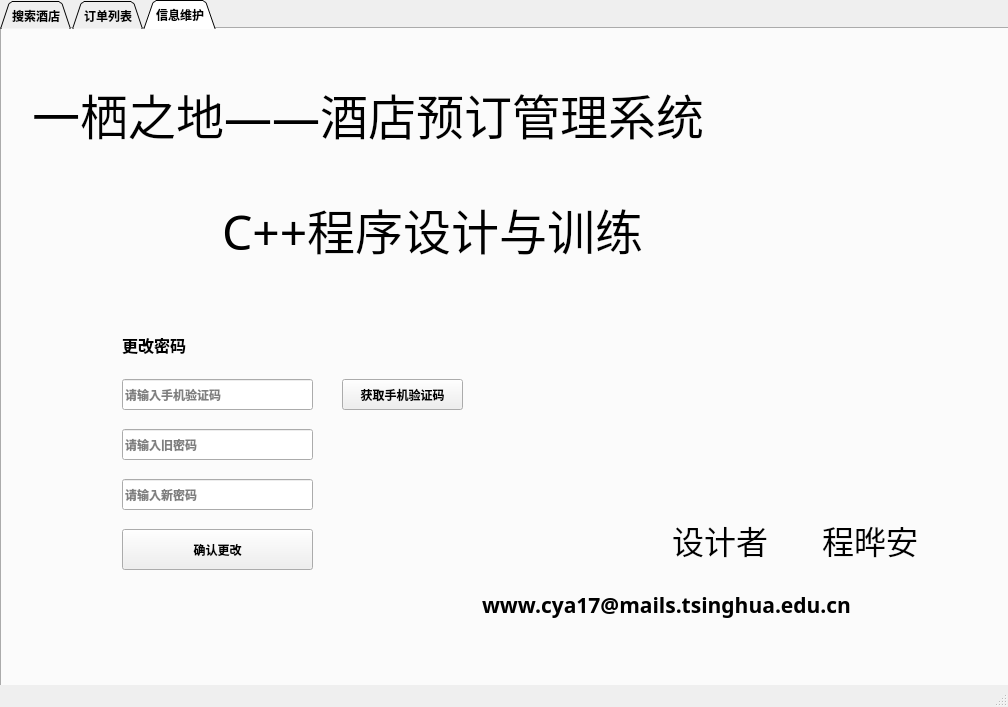
<?xml version="1.0" encoding="UTF-8"?>
<ui version="4.0">
 <class>MainWindow</class>
 <widget class="QMainWindow" name="MainWindow">
  <property name="geometry">
   <rect>
    <x>0</x>
    <y>0</y>
    <width>1008</width>
    <height>707</height>
   </rect>
  </property>
  <property name="windowTitle">
   <string>MainWindow</string>
  </property>
  <widget class="QWidget" name="centralWidget">
   <widget class="QTabWidget" name="tabWidget">
    <property name="geometry">
     <rect>
      <x>0</x>
      <y>0</y>
      <width>1011</width>
      <height>711</height>
     </rect>
    </property>
    <property name="font">
     <font>
      <family>微软雅黑</family>
      <weight>75</weight>
      <bold>true</bold>
     </font>
    </property>
    <property name="tabShape">
     <enum>QTabWidget::Triangular</enum>
    </property>
    <property name="currentIndex">
     <number>2</number>
    </property>
    <property name="iconSize">
     <size>
      <width>30</width>
      <height>30</height>
     </size>
    </property>
    <property name="elideMode">
     <enum>Qt::ElideMiddle</enum>
    </property>
    <property name="documentMode">
     <bool>false</bool>
    </property>
    <property name="tabsClosable">
     <bool>false</bool>
    </property>
    <property name="movable">
     <bool>false</bool>
    </property>
    <property name="tabBarAutoHide">
     <bool>false</bool>
    </property>
    <widget class="QWidget" name="tab">
     <attribute name="title">
      <string>搜索酒店</string>
     </attribute>
     <widget class="QTableWidget" name="table">
      <property name="geometry">
       <rect>
        <x>0</x>
        <y>300</y>
        <width>741</width>
        <height>331</height>
       </rect>
      </property>
      <property name="rowCount">
       <number>0</number>
      </property>
     </widget>
     <widget class="QPushButton" name="btnSearch">
      <property name="geometry">
       <rect>
        <x>770</x>
        <y>300</y>
        <width>221</width>
        <height>91</height>
       </rect>
      </property>
      <property name="font">
       <font>
        <family>微软雅黑</family>
        <pointsize>28</pointsize>
       </font>
      </property>
      <property name="text">
       <string>查询</string>
      </property>
     </widget>
     <widget class="QLineEdit" name="lineSearchCity">
      <property name="geometry">
       <rect>
        <x>20</x>
        <y>100</y>
        <width>181</width>
        <height>41</height>
       </rect>
      </property>
      <property name="placeholderText">
       <string>搜索城市</string>
      </property>
     </widget>
     <widget class="QLabel" name="label">
      <property name="geometry">
       <rect>
        <x>10</x>
        <y>30</y>
        <width>411</width>
        <height>41</height>
       </rect>
      </property>
      <property name="font">
       <font>
        <family>微软雅黑</family>
        <pointsize>24</pointsize>
       </font>
      </property>
      <property name="text">
       <string>搜索您中意的一栖之地</string>
      </property>
      <property name="textFormat">
       <enum>Qt::AutoText</enum>
      </property>
     </widget>
     <widget class="QRadioButton" name="rbtnDefault">
      <property name="geometry">
       <rect>
        <x>230</x>
        <y>110</y>
        <width>161</width>
        <height>31</height>
       </rect>
      </property>
      <property name="font">
       <font>
        <family>微软雅黑</family>
        <pointsize>12</pointsize>
       </font>
      </property>
      <property name="text">
       <string>默认排序</string>
      </property>
      <property name="checked">
       <bool>true</bool>
      </property>
     </widget>
     <widget class="QRadioButton" name="rbtnComment">
      <property name="geometry">
       <rect>
        <x>230</x>
        <y>220</y>
        <width>171</width>
        <height>41</height>
       </rect>
      </property>
      <property name="font">
       <font>
        <family>微软雅黑</family>
        <pointsize>12</pointsize>
       </font>
      </property>
      <property name="text">
       <string>按评价好坏排序</string>
      </property>
     </widget>
     <widget class="QRadioButton" name="rbtnPrice">
      <property name="geometry">
       <rect>
        <x>230</x>
        <y>170</y>
        <width>171</width>
        <height>31</height>
       </rect>
      </property>
      <property name="font">
       <font>
        <family>微软雅黑</family>
        <pointsize>12</pointsize>
       </font>
      </property>
      <property name="text">
       <string>按价格高低排序</string>
      </property>
     </widget>
     <widget class="QPushButton" name="btnExit">
      <property name="geometry">
       <rect>
        <x>770</x>
        <y>500</y>
        <width>221</width>
        <height>91</height>
       </rect>
      </property>
      <property name="font">
       <font>
        <family>微软雅黑</family>
        <pointsize>16</pointsize>
        <weight>75</weight>
        <bold>true</bold>
       </font>
      </property>
      <property name="text">
       <string>保存并退出登录</string>
      </property>
     </widget>
     <widget class="QCalendarWidget" name="calendarWidget">
      <property name="geometry">
       <rect>
        <x>430</x>
        <y>50</y>
        <width>311</width>
        <height>231</height>
       </rect>
      </property>
     </widget>
     <widget class="QLineEdit" name="lineDays">
      <property name="geometry">
       <rect>
        <x>780</x>
        <y>180</y>
        <width>181</width>
        <height>41</height>
       </rect>
      </property>
     </widget>
     <widget class="QLabel" name="label_2">
      <property name="geometry">
       <rect>
        <x>770</x>
        <y>100</y>
        <width>201</width>
        <height>41</height>
       </rect>
      </property>
      <property name="font">
       <font>
        <family>微软雅黑</family>
        <pointsize>16</pointsize>
       </font>
      </property>
      <property name="text">
       <string>请输入入住天数</string>
      </property>
     </widget>
     <widget class="QLabel" name="label_3">
      <property name="geometry">
       <rect>
        <x>500</x>
        <y>10</y>
        <width>131</width>
        <height>31</height>
       </rect>
      </property>
      <property name="font">
       <font>
        <family>微软雅黑</family>
        <pointsize>11</pointsize>
       </font>
      </property>
      <property name="text">
       <string>请选择入住日期</string>
      </property>
     </widget>
     <widget class="QPushButton" name="btnDetail">
      <property name="geometry">
       <rect>
        <x>770</x>
        <y>400</y>
        <width>221</width>
        <height>91</height>
       </rect>
      </property>
      <property name="font">
       <font>
        <family>微软雅黑</family>
        <pointsize>20</pointsize>
        <weight>75</weight>
        <bold>true</bold>
       </font>
      </property>
      <property name="text">
       <string>查看详细信息</string>
      </property>
     </widget>
     <widget class="QLineEdit" name="lineSearchDis">
      <property name="geometry">
       <rect>
        <x>20</x>
        <y>160</y>
        <width>181</width>
        <height>41</height>
       </rect>
      </property>
      <property name="placeholderText">
       <string>搜索地区（可不填）</string>
      </property>
     </widget>
     <widget class="QComboBox" name="comboBox">
      <property name="geometry">
       <rect>
        <x>20</x>
        <y>220</y>
        <width>181</width>
        <height>31</height>
       </rect>
      </property>
      <item>
       <property name="text">
        <string>所有房型</string>
       </property>
      </item>
      <item>
       <property name="text">
        <string>钟点房</string>
       </property>
      </item>
      <item>
       <property name="text">
        <string>双人房</string>
       </property>
      </item>
      <item>
       <property name="text">
        <string>大床房</string>
       </property>
      </item>
      <item>
       <property name="text">
        <string>奢华房</string>
       </property>
      </item>
      <item>
       <property name="text">
        <string>总统套房</string>
       </property>
      </item>
     </widget>
    </widget>
    <widget class="QWidget" name="tab_2">
     <attribute name="title">
      <string>订单列表</string>
     </attribute>
     <widget class="QTableWidget" name="table2">
      <property name="geometry">
       <rect>
        <x>0</x>
        <y>90</y>
        <width>791</width>
        <height>501</height>
       </rect>
      </property>
     </widget>
     <widget class="QLabel" name="label_7">
      <property name="geometry">
       <rect>
        <x>270</x>
        <y>10</y>
        <width>241</width>
        <height>71</height>
       </rect>
      </property>
      <property name="font">
       <font>
        <pointsize>36</pointsize>
        <weight>50</weight>
        <bold>false</bold>
       </font>
      </property>
      <property name="text">
       <string>订单列表</string>
      </property>
     </widget>
     <widget class="QPushButton" name="btnPay">
      <property name="geometry">
       <rect>
        <x>810</x>
        <y>210</y>
        <width>181</width>
        <height>111</height>
       </rect>
      </property>
      <property name="font">
       <font>
        <pointsize>24</pointsize>
       </font>
      </property>
      <property name="text">
       <string>确认付款</string>
      </property>
     </widget>
     <widget class="QPushButton" name="btnRefund">
      <property name="geometry">
       <rect>
        <x>810</x>
        <y>330</y>
        <width>181</width>
        <height>111</height>
       </rect>
      </property>
      <property name="font">
       <font>
        <pointsize>24</pointsize>
       </font>
      </property>
      <property name="text">
       <string>申请退款</string>
      </property>
     </widget>
     <widget class="QPushButton" name="btnComment">
      <property name="geometry">
       <rect>
        <x>810</x>
        <y>450</y>
        <width>181</width>
        <height>111</height>
       </rect>
      </property>
      <property name="font">
       <font>
        <pointsize>24</pointsize>
       </font>
      </property>
      <property name="text">
       <string>评价订单</string>
      </property>
     </widget>
     <widget class="QPushButton" name="btnRefresh">
      <property name="geometry">
       <rect>
        <x>810</x>
        <y>90</y>
        <width>181</width>
        <height>111</height>
       </rect>
      </property>
      <property name="font">
       <font>
        <pointsize>24</pointsize>
       </font>
      </property>
      <property name="text">
       <string>刷新列表</string>
      </property>
     </widget>
    </widget>
    <widget class="QWidget" name="tab_3">
     <attribute name="title">
      <string>信息维护</string>
     </attribute>
     <widget class="QLabel" name="label_5">
      <property name="geometry">
       <rect>
        <x>30</x>
        <y>30</y>
        <width>941</width>
        <height>111</height>
       </rect>
      </property>
      <property name="font">
       <font>
        <family>微软雅黑</family>
        <pointsize>36</pointsize>
        <weight>50</weight>
        <bold>false</bold>
       </font>
      </property>
      <property name="text">
       <string>一栖之地——酒店预订管理系统</string>
      </property>
     </widget>
     <widget class="QLabel" name="label_6">
      <property name="geometry">
       <rect>
        <x>220</x>
        <y>150</y>
        <width>571</width>
        <height>101</height>
       </rect>
      </property>
      <property name="font">
       <font>
        <pointsize>36</pointsize>
        <weight>50</weight>
        <bold>false</bold>
       </font>
      </property>
      <property name="text">
       <string>C++程序设计与训练</string>
      </property>
     </widget>
     <widget class="QLabel" name="label_8">
      <property name="geometry">
       <rect>
        <x>670</x>
        <y>480</y>
        <width>121</width>
        <height>61</height>
       </rect>
      </property>
      <property name="font">
       <font>
        <pointsize>24</pointsize>
        <weight>50</weight>
        <bold>false</bold>
       </font>
      </property>
      <property name="text">
       <string>设计者</string>
      </property>
     </widget>
     <widget class="QLabel" name="label_9">
      <property name="geometry">
       <rect>
        <x>480</x>
        <y>550</y>
        <width>491</width>
        <height>51</height>
       </rect>
      </property>
      <property name="font">
       <font>
        <pointsize>16</pointsize>
        <weight>75</weight>
        <bold>true</bold>
       </font>
      </property>
      <property name="text">
       <string>www.cya17@mails.tsinghua.edu.cn</string>
      </property>
     </widget>
     <widget class="QLabel" name="label_10">
      <property name="geometry">
       <rect>
        <x>820</x>
        <y>480</y>
        <width>131</width>
        <height>61</height>
       </rect>
      </property>
      <property name="font">
       <font>
        <pointsize>24</pointsize>
        <weight>50</weight>
        <bold>false</bold>
       </font>
      </property>
      <property name="text">
       <string>程晔安</string>
      </property>
     </widget>
     <widget class="QLineEdit" name="lineEdit">
      <property name="geometry">
       <rect>
        <x>120</x>
        <y>350</y>
        <width>191</width>
        <height>31</height>
       </rect>
      </property>
      <property name="placeholderText">
       <string>请输入手机验证码</string>
      </property>
     </widget>
     <widget class="QPushButton" name="btnChangePass">
      <property name="geometry">
       <rect>
        <x>120</x>
        <y>500</y>
        <width>191</width>
        <height>41</height>
       </rect>
      </property>
      <property name="text">
       <string>确认更改</string>
      </property>
     </widget>
     <widget class="QLineEdit" name="lineOldPassword">
      <property name="geometry">
       <rect>
        <x>120</x>
        <y>400</y>
        <width>191</width>
        <height>31</height>
       </rect>
      </property>
      <property name="placeholderText">
       <string>请输入旧密码</string>
      </property>
     </widget>
     <widget class="QLineEdit" name="lineNewPasss">
      <property name="geometry">
       <rect>
        <x>120</x>
        <y>450</y>
        <width>191</width>
        <height>31</height>
       </rect>
      </property>
      <property name="placeholderText">
       <string>请输入新密码</string>
      </property>
     </widget>
     <widget class="QPushButton" name="pushButton_2">
      <property name="geometry">
       <rect>
        <x>340</x>
        <y>350</y>
        <width>121</width>
        <height>31</height>
       </rect>
      </property>
      <property name="text">
       <string>获取手机验证码</string>
      </property>
     </widget>
     <widget class="QLabel" name="label_4">
      <property name="geometry">
       <rect>
        <x>120</x>
        <y>300</y>
        <width>81</width>
        <height>31</height>
       </rect>
      </property>
      <property name="font">
       <font>
        <pointsize>12</pointsize>
       </font>
      </property>
      <property name="text">
       <string>更改密码</string>
      </property>
     </widget>
    </widget>
   </widget>
  </widget>
  <widget class="QMenuBar" name="menuBar">
   <property name="geometry">
    <rect>
     <x>0</x>
     <y>0</y>
     <width>1008</width>
     <height>25</height>
    </rect>
   </property>
  </widget>
  <widget class="QStatusBar" name="statusBar"/>
 </widget>
 <layoutdefault spacing="6" margin="11"/>
 <resources/>
 <connections/>
</ui>
